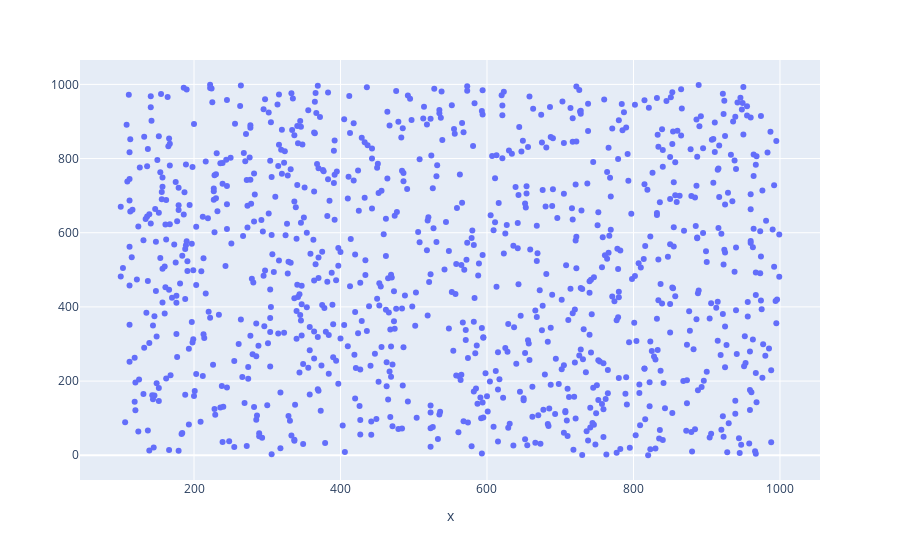

This figure's notebook cell:
### Code cell
'''
@Author: Aishwarya
@Date: 2021-12-9
@Title: draw a scatter plot for random 1000 x and y coordinates
'''
########################################################################################################
import plotly.express as px
import numpy as np
	

# creating random data through randomint
# function of numpy.random
np.random.seed(1000) 
    
random_x= np.random.randint(100,1001,1000) 
random_y= np.random.randint(100,1001,1000) 
	
plot = px.scatter(random_x, random_y)
plot.show()

### Figure 1 — Plotly figure (JSON) as saved in the notebook; plotly's stock layout.template omitted (floating-point values rounded to 4 significant figures; data arrays with more than 128 entries replaced by an {"elided": "..."} marker saying what was removed)
{"data": [{"hoverlabel": {"namelength": 0}, "hovertemplate": "x=%{x}", "legendgroup": "", "marker": {"color": "#636efa", "symbol": "circle"}, "mode": "markers", "name": "", "showlegend": false, "type": "scatter", "x": {"elided": "1000 int values"}, "xaxis": "x", "yaxis": "y"}], "layout": {"legend": {"tracegroupgap": 0}, "margin": {"t": 60}, "xaxis": {"anchor": "y", "domain": [0, 1], "title": {"text": "x"}}, "yaxis": {"anchor": "x", "domain": [0, 1]}}}
